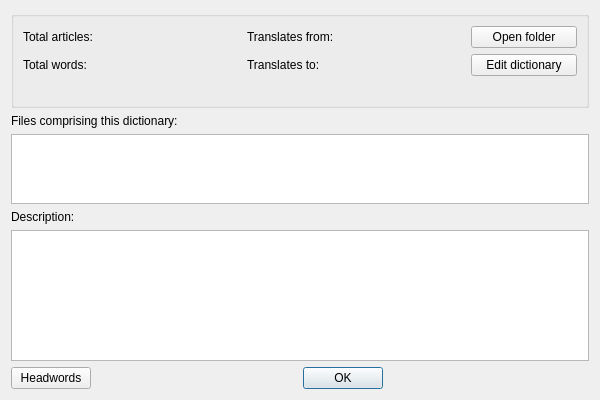
<?xml version="1.0" encoding="UTF-8"?>
<ui version="4.0">
 <class>DictInfo</class>
 <widget class="QDialog" name="DictInfo">
  <property name="geometry">
   <rect>
    <x>0</x>
    <y>0</y>
    <width>600</width>
    <height>400</height>
   </rect>
  </property>
  <property name="windowTitle">
   <string/>
  </property>
  <property name="modal">
   <bool>true</bool>
  </property>
  <layout class="QVBoxLayout" name="verticalLayout">
   <item>
    <widget class="QGroupBox" name="groupBox">
     <property name="title">
      <string/>
     </property>
     <layout class="QGridLayout" name="gridLayout">
      <item row="1" column="3">
       <widget class="QLabel" name="dictionaryTranslatesTo">
        <property name="text">
         <string notr="true"/>
        </property>
       </widget>
      </item>
      <item row="0" column="4">
       <widget class="QPushButton" name="openFolder">
        <property name="text">
         <string>Open folder</string>
        </property>
        <property name="autoDefault">
         <bool>false</bool>
        </property>
        <property name="default">
         <bool>false</bool>
        </property>
        <property name="flat">
         <bool>false</bool>
        </property>
       </widget>
      </item>
      <item row="0" column="2">
       <widget class="QLabel" name="label_4">
        <property name="text">
         <string>Translates from:</string>
        </property>
       </widget>
      </item>
      <item row="1" column="0">
       <widget class="QLabel" name="label_6">
        <property name="text">
         <string>Total words:</string>
        </property>
       </widget>
      </item>
      <item row="1" column="2">
       <widget class="QLabel" name="label_8">
        <property name="text">
         <string>Translates to:</string>
        </property>
       </widget>
      </item>
      <item row="1" column="4">
       <widget class="QPushButton" name="editDictionary">
        <property name="enabled">
         <bool>true</bool>
        </property>
        <property name="text">
         <string>Edit dictionary</string>
        </property>
       </widget>
      </item>
      <item row="0" column="0">
       <widget class="QLabel" name="label_2">
        <property name="text">
         <string>Total articles:</string>
        </property>
       </widget>
      </item>
      <item row="0" column="1">
       <widget class="QLabel" name="dictionaryTotalArticles">
        <property name="text">
         <string notr="true"/>
        </property>
        <property name="alignment">
         <set>Qt::AlignCenter</set>
        </property>
       </widget>
      </item>
      <item row="0" column="3">
       <widget class="QLabel" name="dictionaryTranslatesFrom">
        <property name="text">
         <string notr="true"/>
        </property>
       </widget>
      </item>
      <item row="1" column="1">
       <widget class="QLabel" name="dictionaryTotalWords">
        <property name="text">
         <string notr="true"/>
        </property>
        <property name="alignment">
         <set>Qt::AlignCenter</set>
        </property>
       </widget>
      </item>
      <item row="2" column="0" colspan="3">
       <widget class="QLabel" name="dictionaryId">
        <property name="text">
         <string/>
        </property>
        <property name="textInteractionFlags">
         <set>Qt::LinksAccessibleByMouse|Qt::TextSelectableByMouse</set>
        </property>
       </widget>
      </item>
     </layout>
    </widget>
   </item>
   <item>
    <widget class="QLabel" name="label">
     <property name="text">
      <string>Files comprising this dictionary:</string>
     </property>
    </widget>
   </item>
   <item>
    <widget class="QPlainTextEdit" name="dictionaryFileList">
     <property name="sizePolicy">
      <sizepolicy hsizetype="Expanding" vsizetype="Fixed">
       <horstretch>0</horstretch>
       <verstretch>70</verstretch>
      </sizepolicy>
     </property>
     <property name="minimumSize">
      <size>
       <width>0</width>
       <height>70</height>
      </size>
     </property>
     <property name="maximumSize">
      <size>
       <width>16777215</width>
       <height>70</height>
      </size>
     </property>
     <property name="toolTip">
      <string notr="true"/>
     </property>
     <property name="undoRedoEnabled">
      <bool>false</bool>
     </property>
     <property name="lineWrapMode">
      <enum>QPlainTextEdit::NoWrap</enum>
     </property>
     <property name="readOnly">
      <bool>true</bool>
     </property>
     <property name="plainText">
      <string notr="true"/>
     </property>
    </widget>
   </item>
   <item>
    <widget class="QLabel" name="dictionaryDescriptionLabel">
     <property name="text">
      <string>Description:</string>
     </property>
    </widget>
   </item>
   <item>
    <widget class="QPlainTextEdit" name="infoLabel">
     <property name="toolTip">
      <string notr="true"/>
     </property>
     <property name="horizontalScrollBarPolicy">
      <enum>Qt::ScrollBarAlwaysOff</enum>
     </property>
     <property name="undoRedoEnabled">
      <bool>false</bool>
     </property>
     <property name="readOnly">
      <bool>true</bool>
     </property>
    </widget>
   </item>
   <item>
    <layout class="QHBoxLayout" name="buttonsLayout">
     <item>
      <widget class="QPushButton" name="headwordsButton">
       <property name="toolTip">
        <string>Show all unique dictionary headwords</string>
       </property>
       <property name="text">
        <string>Headwords</string>
       </property>
       <property name="autoDefault">
        <bool>false</bool>
       </property>
      </widget>
     </item>
     <item>
      <spacer name="horizontalSpacer">
       <property name="orientation">
        <enum>Qt::Horizontal</enum>
       </property>
       <property name="sizeHint" stdset="0">
        <size>
         <width>40</width>
         <height>20</height>
        </size>
       </property>
      </spacer>
     </item>
     <item>
      <widget class="QPushButton" name="OKButton">
       <property name="text">
        <string notr="true">OK</string>
       </property>
       <property name="default">
        <bool>true</bool>
       </property>
      </widget>
     </item>
     <item>
      <spacer name="horizontalSpacer_2">
       <property name="orientation">
        <enum>Qt::Horizontal</enum>
       </property>
       <property name="sizeHint" stdset="0">
        <size>
         <width>40</width>
         <height>20</height>
        </size>
       </property>
      </spacer>
     </item>
    </layout>
   </item>
  </layout>
 </widget>
 <resources/>
 <connections/>
</ui>
